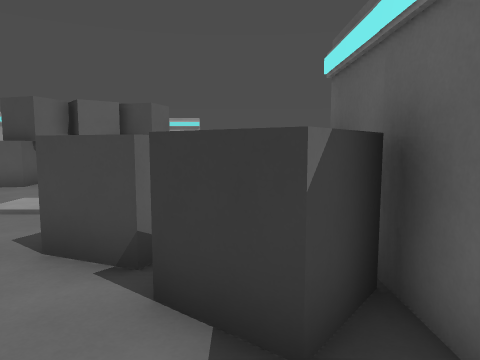
[1] (above)

20 first-person views from a walk through a Godot game level. The camera is 1.4 m above the floor, tilts 6° down and sees 70° across. Doors that lead somewhere are drawn open, without their leaves. The floor is counted in squares, 1 m on a side. Each view is taken from the middle of a square. On the plan, view 1 faces up. The plan holds only what a view shows up to about 15 squares ahead; the rest is blank. The place goes on beyond the plan. Surface patterns are stand-ins for the level's own textures.

[2]
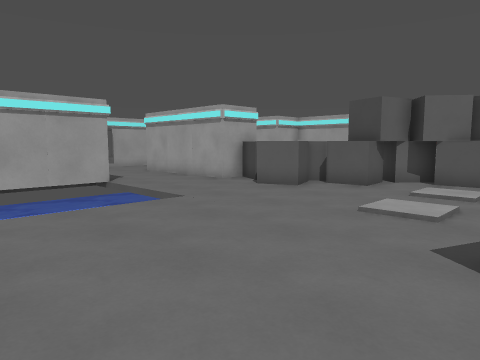

[3]
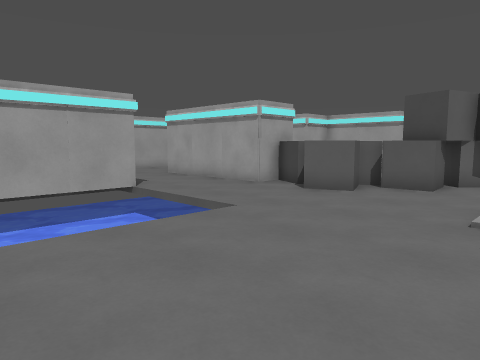

[4]
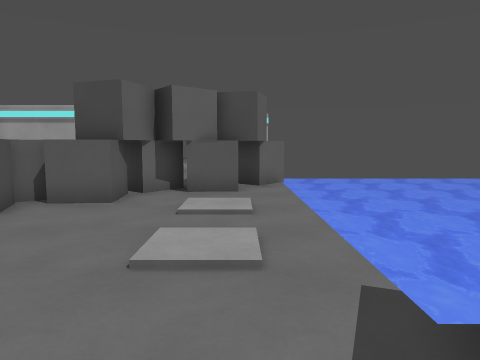

[5]
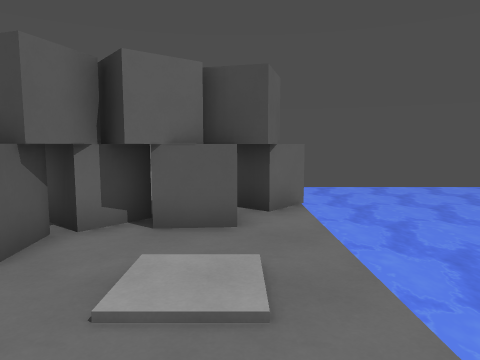

[6]
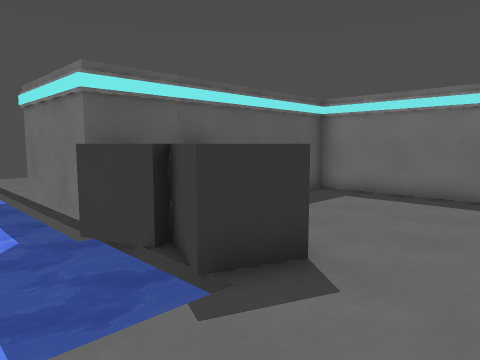

[7]
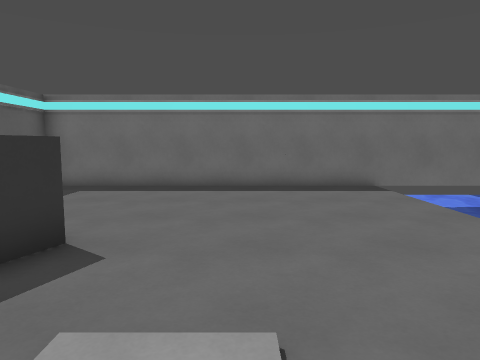

[8]
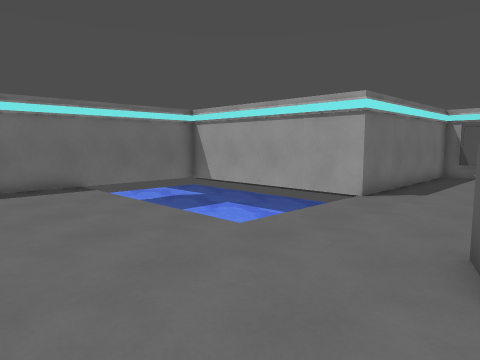

[9]
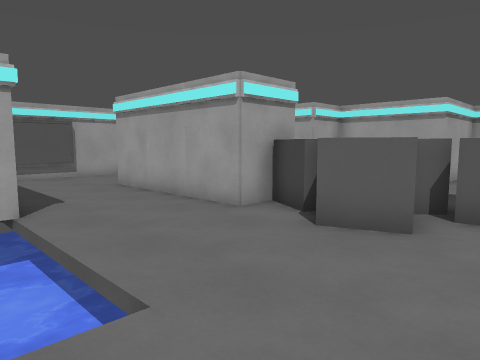

[10]
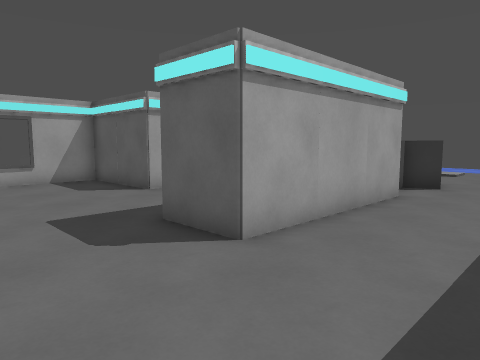

[11]
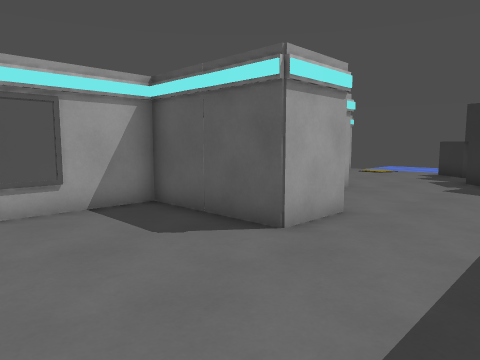

[12]
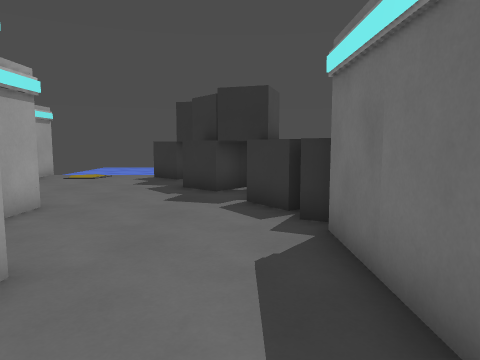

[13]
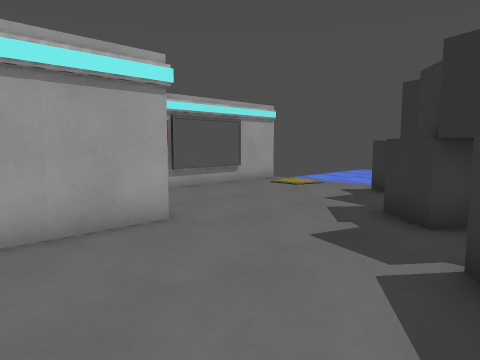

[14]
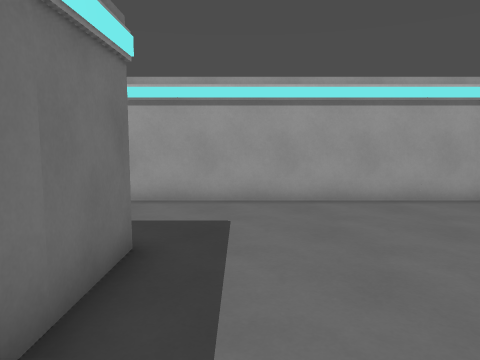

[15]
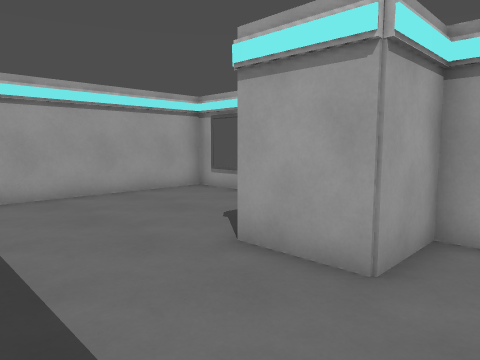

[16]
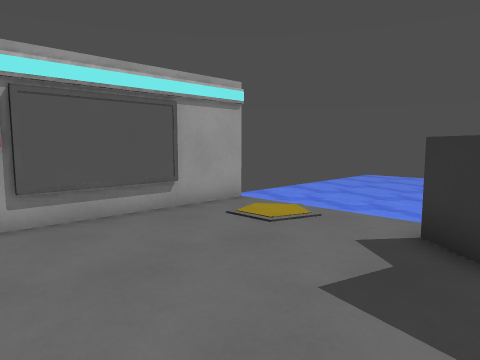

[17]
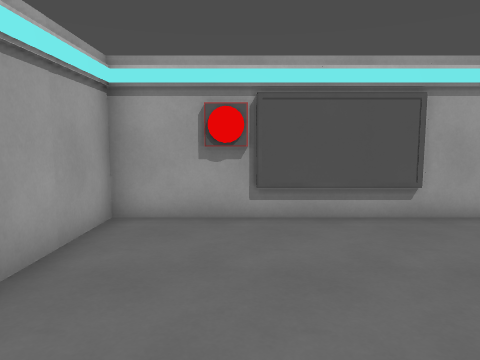

[18]
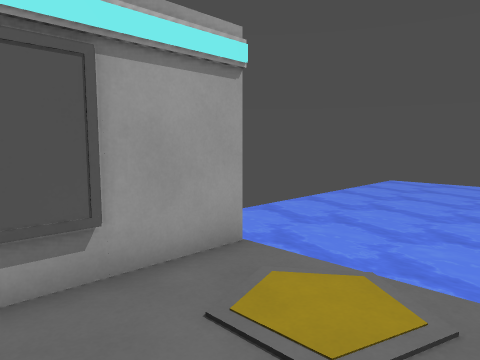

[19]
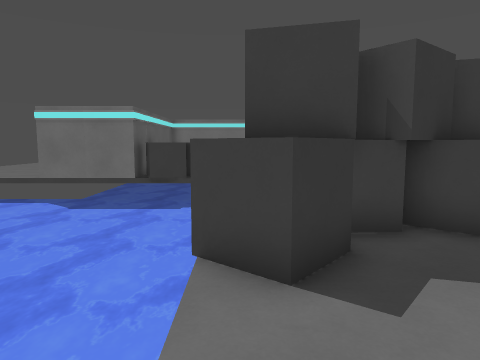

[20]
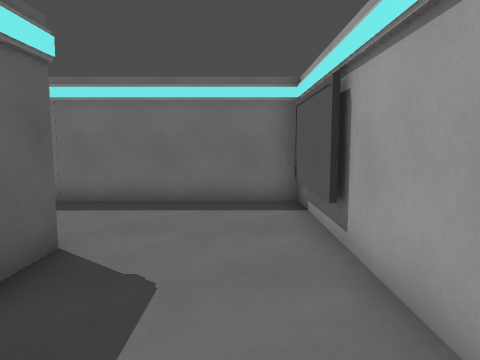

### Floor plan
Key: @ floor where view 1 was taken; # wall or solid block; . floor; D open door; ≈ water the walk keeps out of; B box.
Columns run from 23 left of view 1 to 4 right of it. Each row starts with its distance up from view 1.
 24                        ≈≈≈≈≈
 23                        ≈≈≈≈≈
 22             ######### ≈≈≈≈≈≈
 21             #........≈≈≈≈≈≈≈
 20 ########    #........≈≈≈≈≈≈≈
 19 #......#    #........≈≈≈≈≈≈≈
 18 #......######........≈≈≈≈≈≈≈
 17 #......##............≈≈≈≈≈≈≈
 16 #......##..........BB≈≈≈≈≈≈≈
 15 #......DD.......B..BB≈≈≈≈≈≈≈
 14 #......DD.......BBBB.≈≈≈≈≈≈≈
 13 #......DD....B.BBBBB.≈≈≈≈≈≈
 12 #......DD...BBBBB....≈≈≈≈≈≈
 11 #DDDD######B  BBB....≈≈≈≈≈≈≈
 10 #DDDD######.BBB......≈≈≈≈≈≈≈
  9 ##.....DD....B.......≈≈≈≈≈≈≈
  8 ##.....DD............≈≈≈≈≈≈≈
  7 ##.....DD............≈≈≈≈≈≈≈
  6 #......DD............B≈BB≈≈≈
  5 #########≈≈≈≈≈.......BBBB#
  4          ≈   ≈.......BB B#
  3          ≈   ≈........BBB#
  2          ≈≈  ≈.........B.#
  1          ≈≈  ≈.......... #
  0          ≈≈   .........@ #
 -1          ≈≈   ...........#
 -2          ≈≈≈≈≈...........#
 -3              #############

Where each view was taken, in squares from view 1:
view 1: 0 up, 0 right, facing up
view 2: 0 up, 2 left, facing up-left
view 3: 0 up, 4 left, facing up-left
view 4: 3 up, 4 left, facing up
view 5: 7 up, 4 left, facing up
view 6: 8 up, 5 left, facing down-right
view 7: 9 up, 5 left, facing down
view 8: 10 up, 5 left, facing down-left
view 9: 4 up, 7 left, facing up-left
view 10: 6 up, 22 left, facing up-right
view 11: 12 up, 21 left, facing up-right
view 12: 13 up, 18 left, facing right
view 13: 12 up, 14 left, facing up-right
view 14: 13 up, 14 left, facing left
view 15: 12 up, 13 left, facing up-left
view 16: 15 up, 9 left, facing up-right
view 17: 15 up, 8 left, facing up
view 18: 18 up, 6 left, facing up-right
view 19: 20 up, 3 left, facing down
view 20: 14 up, 21 left, facing down
